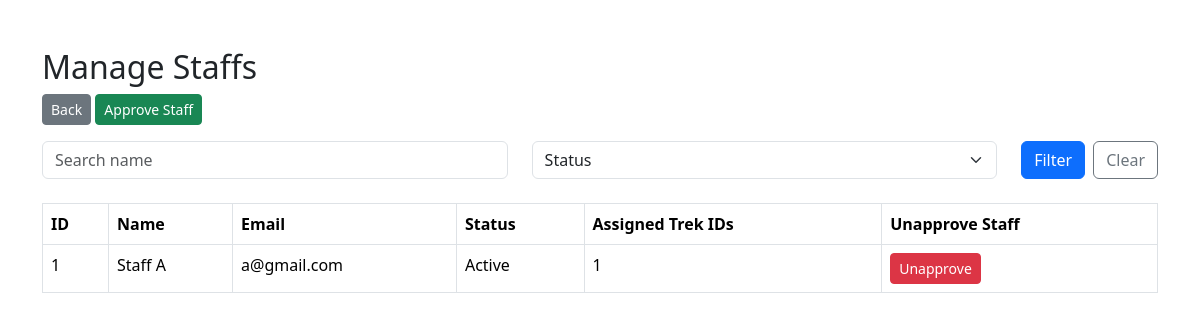
The app's page /admin/staff (signed in) with its own data.
### models/staff.py (models this page shows, shortened)
class Staff(db.Model, UserMixin):
    __tablename__ = "staff"
    staff_id = db.Column(db.Integer, primary_key=True, autoincrement=True)
    name = db.Column(db.String(100), nullable=False)
    phone_number = db.Column(db.String(15), nullable=False)
    status = db.Column(db.String(20), nullable=False, default='active') # 'active' or 'inactive'
    number_of_treks_completed = db.Column(db.Integer, nullable=False, default=0)
    email = db.Column(db.String(100), unique=True, nullable=False)
    password = db.Column(db.String(255), nullable=False)
    is_approved = db.Column(db.Boolean, nullable=False, default=False)
    role = "staff"
    treks = db.relationship('Trek', backref='staff', lazy=True)

### routes/admin.py (the view)
@admin_routes.route('/admin/staff')
@login_required
def manage_staff():
    if current_user.role != 'admin':
        return "Access Denied", 403
    name = (request.args.get('name') or '').strip()
    status = (request.args.get('status') or '').strip()
    filters = []
    if name:
        filters.append(Staff.name.ilike(f"%{name}%"))
    if status:
        filters.append(Staff.status == status.lower())
    filters.append(Staff.is_approved.is_(True))  # Only shows approved staff
    staffs = Staff.query.filter(*filters).all()
    for s in staffs:
        s.trek_ids = ""
        for t in s.treks:
            s.trek_ids = s.trek_ids.join([str(t.trek_id), ", "])
        s.trek_ids = s.trek_ids.rstrip(", ")
        if len(s.trek_ids) < 1:
            s.trek_ids = "None"
    return render_template('admin_staffs.html', staffs=staffs, u_name=name, u_status=status)

### app.py (called while the page is built)
@login_manager.user_loader
def load_user(user_id):
    role, id = user_id.split(':')
    id = int(id)
    if role == 'admin':
        return Admin.query.get(id)
    elif role == 'staff':
        return Staff.query.get(id)
    elif role == 'user':
        return User.query.get(id)
    else:
        return None

### templates/admin_staffs.html (shortened to what this page needs)
<!DOCTYPE html>
<html lang="en">
<head>
    <link href="https://cdn.jsdelivr.net/npm/bootstrap@5.3.2/dist/css/bootstrap.min.css" rel="stylesheet">
</head>
<body>
    <div class="container mt-5">
            <h2>Manage Staffs</h2>
            <a href="{{ url_for('admin.admin_dashboard') }}" class="btn btn-secondary btn-sm mb-3">Back</a>
            <a href="{{ url_for('admin.unapproved_staff') }}" class="btn btn-success btn-sm mb-3">Approve Staff</a>
            <form method="GET" action="{{url_for('admin.manage_staff')}}" class="row g-4 mb-4">
                <div class="col md-3">
                    <input type="text" name="name" class="form-control" placeholder="Search name" value="{{ u_name }}">
                </div>
                <div class="col md-2">
                    <select name="status" class="form-select">
                        <option value="">Status</option>
                    </select>
                </div>
                <div class="col-auto d-flex gap-2">
                    <button type="submit" class="btn btn-primary">Filter</button>
                    <a href="{{ url_for('admin.manage_staff') }}" class="btn btn-outline-secondary">Clear</a>
                </div>
            </form>
            <table class="table table-bordered">
                <thead>
                    <tr>
                        <th>ID</th>
                        <th>Name</th>
                        <th>Email</th>
                        <th>Status</th>
                        <th>Assigned Trek IDs</th>
                        <th>Unapprove Staff</th>
                    </tr>
                </thead>
                <tbody>
                    {% for staff in staffs %}
                    <tr>
                        <td>{{staff.staff_id}}</td>
                        <td>{{staff.name}}</td>
                        <td>{{staff.email}}</td>
                        <td>{{staff.status.capitalize()}}</td>
                        <td>{{staff.trek_ids}}</td>
                        <td>
                            <form method="POST" action="{{ url_for('admin.unapprove_staff', staff_id=staff.staff_id) }}" style="display:inline">
                                <button type="submit" class="btn btn-danger btn-sm" onclick="return confirm('Unapprove this staff?')">Unapprove</button>
                            </form>
                        </td>
                    </tr>
                    {% endfor %}
                </tbody>
            </table>
    </div>
</body>

### records on screen
Staff: staff_id "1", name "Staff A", email "a@gmail.com", status "Active", trek_ids "1"
